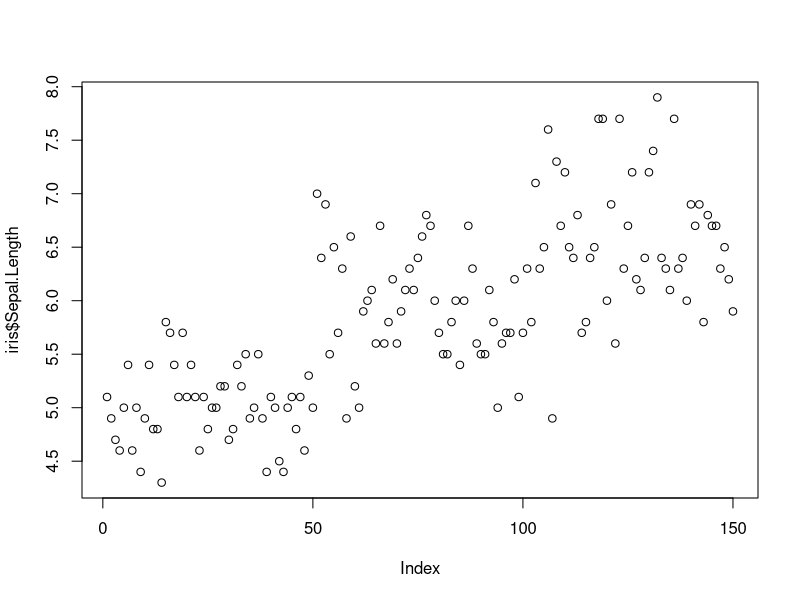

Write the R code that produced this figure.
## ---- chunk 1
plot(iris$Sepal.Length)
